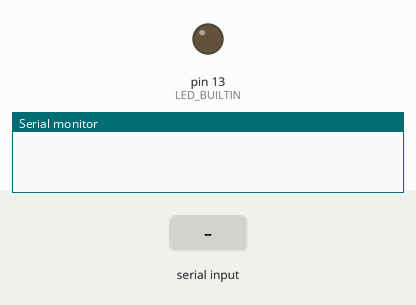
The sketch below on a simulated Arduino Uno, built with avr-gcc and run on an emulated ATmega328P. Parts: output pins drawn as LEDs (lit = HIGH), the last lines printed to the serial monitor. Inputs (shaded band) come from the test bench.

Above: at 1.2 s.
1.3 s: "1" received over Serial
At 1.8 s:
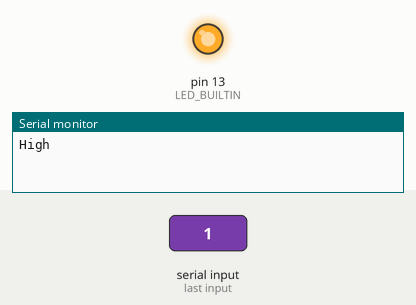
2.8 s: "0" received over Serial
At 4.5 s:
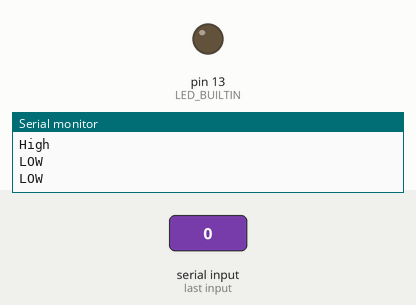
Timing chart, 0 to 6.0 s (numbered marks = the images above; inputs shaded):
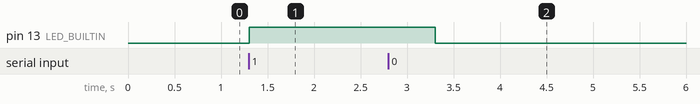

The sketch:

tes_passing.ino
```cpp
int incomingByte;      // variable stores  serial data

void setup() {
  // initialize serial communication:
  Serial.begin(9600);
  pinMode(LED_BUILTIN, OUTPUT);
}

void loop() {
  // see if there's incoming serial data:
  if (Serial.available() > 0) {
    incomingByte = Serial.read();
  }
    if (incomingByte == '1') {
      Serial.println("High");
      digitalWrite(LED_BUILTIN, HIGH);
      delay(1000);
    }
    // if it's an L (ASCII 76) turn off the LED:
    if (incomingByte == '0') {
      Serial.println("LOW");
      digitalWrite(LED_BUILTIN, LOW);
      delay(1000);
    }
 }
```

Measured:
- after the input at 1.3 s, pin 13 (LED_BUILTIN): LOW → HIGH at once
- after the input at 2.8 s, pin 13 (LED_BUILTIN): HIGH → LOW after 0.50 s
